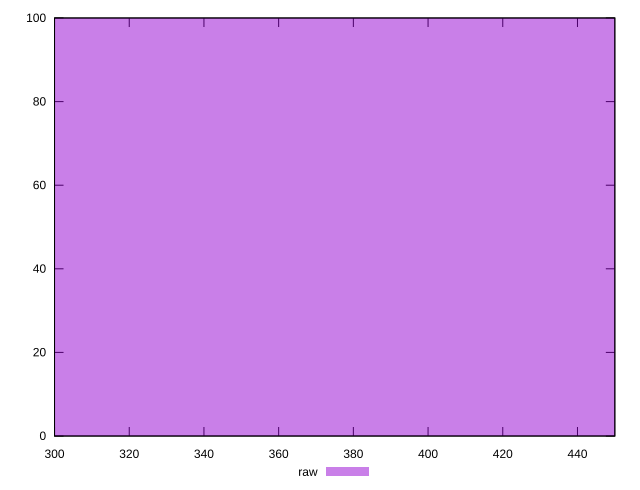

The gnuplot source for this figure:
reset

$raw <<EOF
362.26433038982134 100
EOF

set key outside below
set boxwidth 181.13216519491067
set xrange [300:450]
set yrange [0:100]
set trange [0:100]
set style fill transparent solid 0.5 noborder
set terminal svg size 640, 490 enhanced background rgb 'white'
set output "reports/report_00033_2021-03-01T14-23-16.841Z/unused-css-rules/samples/astro-cached/raw/histogram.svg"

plot $raw title "raw" with boxes

reset
